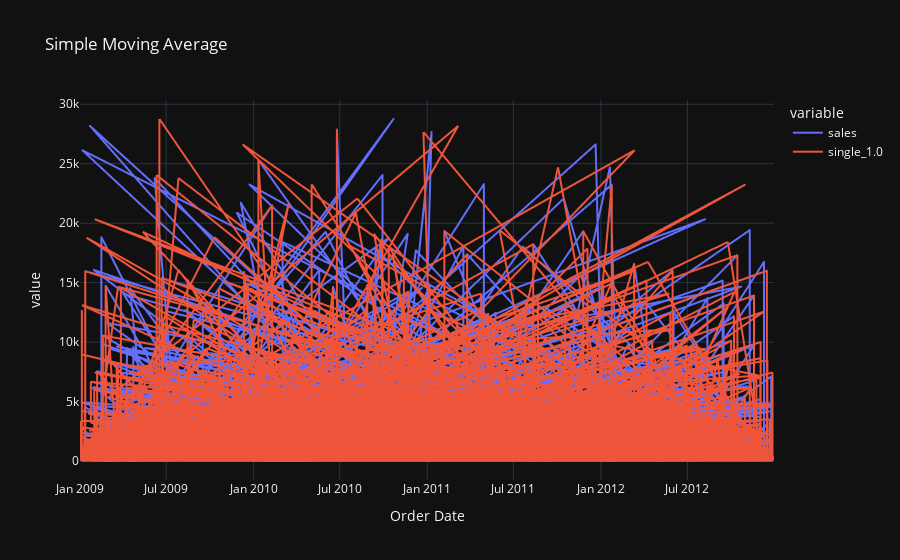

Write notebook code for a chart like this one.
### Code cell
_, fig = smoothing.SINGLE(1., df=dff.copy(), ts_col='sales')
fig.show()

### Figure 1 — Plotly figure (JSON) as saved in the notebook; plotly's stock layout.template omitted (floating-point values rounded to 4 significant figures; data arrays with more than 128 entries replaced by an {"elided": "..."} marker saying what was removed)
{"data": [{"hovertemplate": "variable=sales<br>Order Date=%{x}<br>value=%{y}<extra></extra>", "legendgroup": "sales", "line": {"color": "#636efa", "dash": "solid"}, "marker": {"symbol": "circle"}, "mode": "lines", "name": "sales", "showlegend": true, "type": "scattergl", "x": {"elided": "3359 str values"}, "xaxis": "x", "y": {"elided": "3359 float values"}, "yaxis": "y"}, {"hovertemplate": "variable=single_1.0<br>Order Date=%{x}<br>value=%{y}<extra></extra>", "legendgroup": "single_1.0", "line": {"color": "#EF553B", "dash": "solid"}, "marker": {"symbol": "circle"}, "mode": "lines", "name": "single_1.0", "showlegend": true, "type": "scattergl", "x": {"elided": "3359 str values"}, "xaxis": "x", "y": {"elided": "3359 float values"}, "yaxis": "y"}], "layout": {"autosize": true, "legend": {"title": {"text": "variable"}, "tracegroupgap": 0}, "title": {"text": "Simple Moving Average"}, "xaxis": {"anchor": "y", "autorange": true, "domain": [0, 1], "range": ["2009-01-01", "2012-12-30"], "title": {"text": "Order Date"}, "type": "date"}, "yaxis": {"anchor": "x", "autorange": true, "domain": [0, 1], "range": [-1595.0, 30360.0], "title": {"text": "value"}, "type": "linear"}}}
